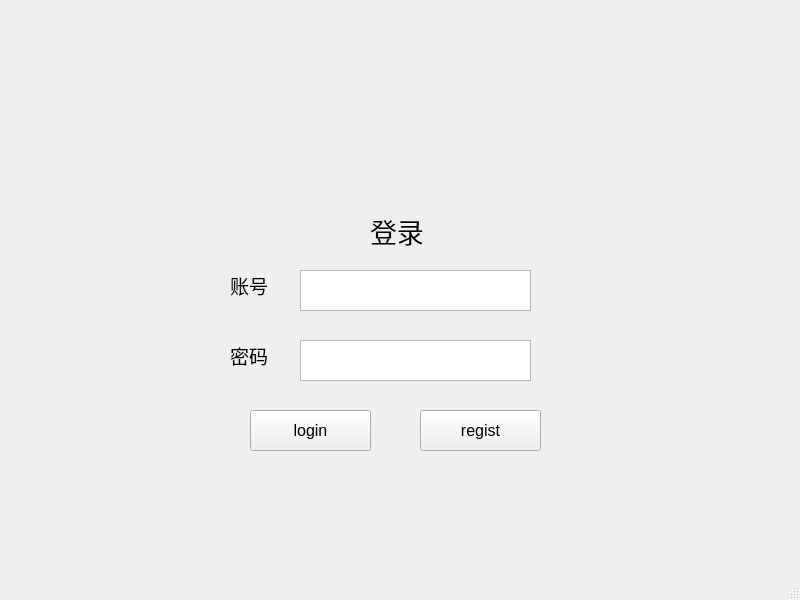
<?xml version="1.0" encoding="UTF-8"?>
<ui version="4.0">
 <class>netdisk</class>
 <widget class="QMainWindow" name="netdisk">
  <property name="geometry">
   <rect>
    <x>0</x>
    <y>0</y>
    <width>800</width>
    <height>600</height>
   </rect>
  </property>
  <property name="font">
   <font>
    <family>Arial</family>
   </font>
  </property>
  <property name="windowTitle">
   <string>netdisk</string>
  </property>
  <widget class="QWidget" name="centralwidget">
   <widget class="QLabel" name="title">
    <property name="geometry">
     <rect>
      <x>370</x>
      <y>200</y>
      <width>141</width>
      <height>61</height>
     </rect>
    </property>
    <property name="font">
     <font>
      <family>Arial</family>
      <pointsize>20</pointsize>
     </font>
    </property>
    <property name="text">
     <string>登录</string>
    </property>
   </widget>
   <widget class="QTextEdit" name="username">
    <property name="geometry">
     <rect>
      <x>300</x>
      <y>270</y>
      <width>231</width>
      <height>41</height>
     </rect>
    </property>
   </widget>
   <widget class="QLabel" name="account">
    <property name="geometry">
     <rect>
      <x>230</x>
      <y>270</y>
      <width>72</width>
      <height>31</height>
     </rect>
    </property>
    <property name="font">
     <font>
      <family>Arial</family>
      <pointsize>14</pointsize>
     </font>
    </property>
    <property name="text">
     <string>账号</string>
    </property>
   </widget>
   <widget class="QLabel" name="passwd">
    <property name="geometry">
     <rect>
      <x>230</x>
      <y>340</y>
      <width>72</width>
      <height>31</height>
     </rect>
    </property>
    <property name="font">
     <font>
      <family>Arial</family>
      <pointsize>14</pointsize>
     </font>
    </property>
    <property name="text">
     <string>密码</string>
    </property>
   </widget>
   <widget class="QTextEdit" name="password">
    <property name="geometry">
     <rect>
      <x>300</x>
      <y>340</y>
      <width>231</width>
      <height>41</height>
     </rect>
    </property>
   </widget>
   <widget class="QPushButton" name="login">
    <property name="geometry">
     <rect>
      <x>250</x>
      <y>410</y>
      <width>121</width>
      <height>41</height>
     </rect>
    </property>
    <property name="font">
     <font>
      <family>Arial</family>
      <pointsize>12</pointsize>
     </font>
    </property>
    <property name="text">
     <string>login</string>
    </property>
   </widget>
   <widget class="QPushButton" name="regist">
    <property name="geometry">
     <rect>
      <x>420</x>
      <y>410</y>
      <width>121</width>
      <height>41</height>
     </rect>
    </property>
    <property name="font">
     <font>
      <family>Arial</family>
      <pointsize>12</pointsize>
     </font>
    </property>
    <property name="text">
     <string>regist</string>
    </property>
   </widget>
   <widget class="QLabel" name="show">
    <property name="geometry">
     <rect>
      <x>230</x>
      <y>470</y>
      <width>331</width>
      <height>61</height>
     </rect>
    </property>
    <property name="font">
     <font>
      <family>Arial</family>
      <pointsize>17</pointsize>
     </font>
    </property>
    <property name="text">
     <string/>
    </property>
    <property name="alignment">
     <set>Qt::AlignCenter</set>
    </property>
   </widget>
  </widget>
  <widget class="QMenuBar" name="menubar">
   <property name="geometry">
    <rect>
     <x>0</x>
     <y>0</y>
     <width>800</width>
     <height>21</height>
    </rect>
   </property>
  </widget>
  <widget class="QStatusBar" name="statusbar"/>
 </widget>
 <resources/>
 <connections/>
</ui>
